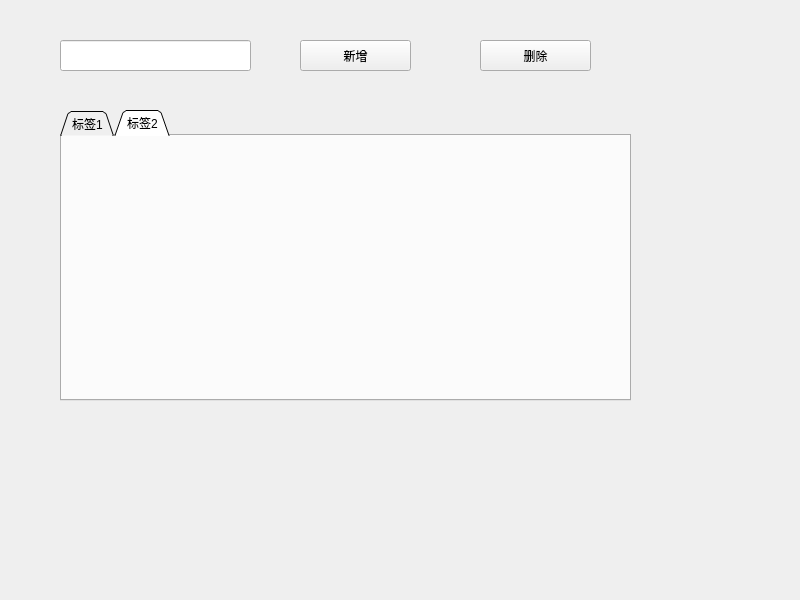
<?xml version="1.0" encoding="UTF-8"?>
<ui version="4.0">
 <class>Widget</class>
 <widget class="QWidget" name="Widget">
  <property name="geometry">
   <rect>
    <x>0</x>
    <y>0</y>
    <width>800</width>
    <height>600</height>
   </rect>
  </property>
  <property name="windowTitle">
   <string>Widget</string>
  </property>
  <widget class="QTabWidget" name="tabWidget">
   <property name="geometry">
    <rect>
     <x>60</x>
     <y>110</y>
     <width>571</width>
     <height>291</height>
    </rect>
   </property>
   <property name="tabShape">
    <enum>QTabWidget::Triangular</enum>
   </property>
   <property name="currentIndex">
    <number>1</number>
   </property>
   <property name="usesScrollButtons">
    <bool>true</bool>
   </property>
   <property name="documentMode">
    <bool>false</bool>
   </property>
   <property name="movable">
    <bool>true</bool>
   </property>
   <widget class="QWidget" name="tab">
    <attribute name="title">
     <string>标签1</string>
    </attribute>
   </widget>
   <widget class="QWidget" name="">
    <attribute name="title">
     <string>标签2</string>
    </attribute>
   </widget>
  </widget>
  <widget class="QPushButton" name="pushButtonAdd">
   <property name="geometry">
    <rect>
     <x>300</x>
     <y>40</y>
     <width>111</width>
     <height>31</height>
    </rect>
   </property>
   <property name="text">
    <string>新增</string>
   </property>
  </widget>
  <widget class="QPushButton" name="pushButtonDelete">
   <property name="geometry">
    <rect>
     <x>480</x>
     <y>40</y>
     <width>111</width>
     <height>31</height>
    </rect>
   </property>
   <property name="text">
    <string>删除</string>
   </property>
  </widget>
  <widget class="QLineEdit" name="lineEdit">
   <property name="geometry">
    <rect>
     <x>60</x>
     <y>40</y>
     <width>191</width>
     <height>31</height>
    </rect>
   </property>
  </widget>
 </widget>
 <resources/>
 <connections/>
</ui>
